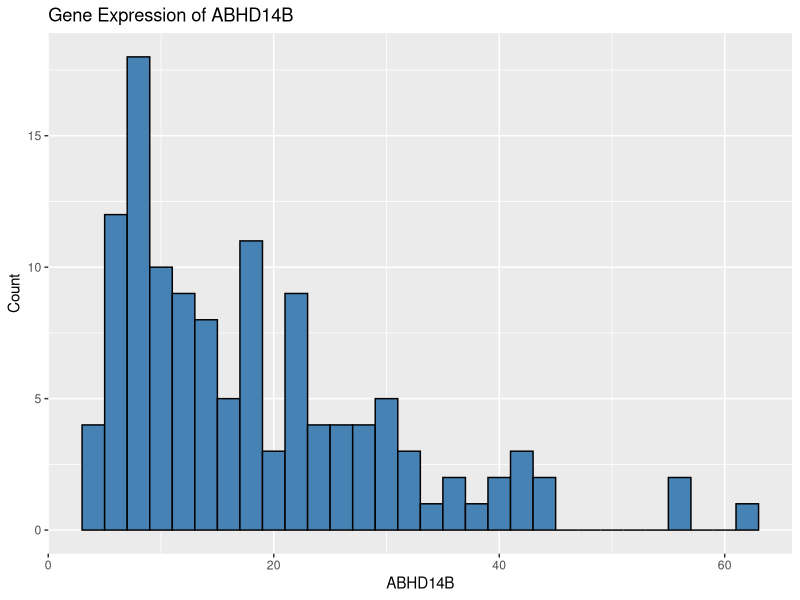
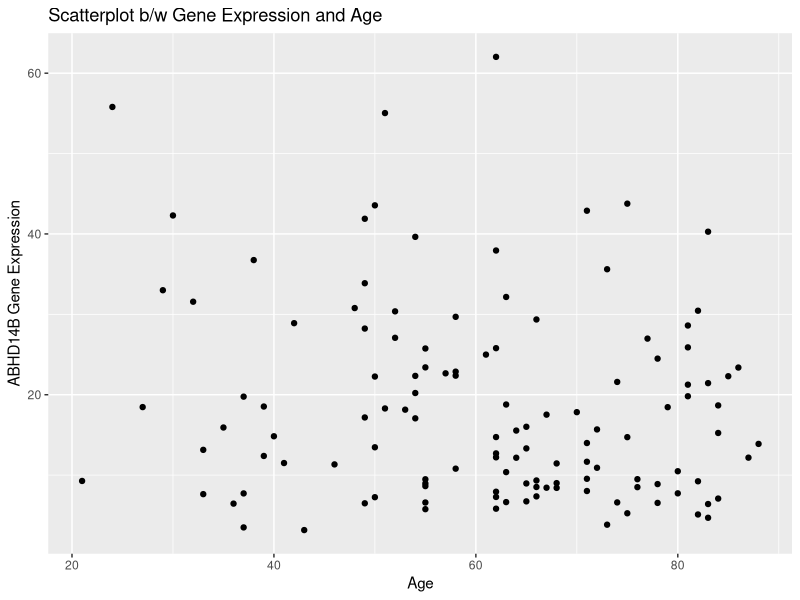
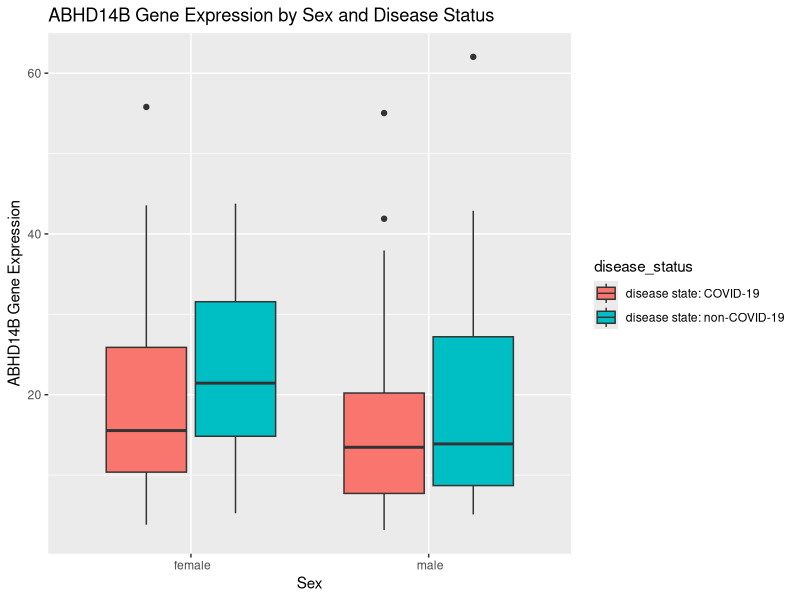

Write the R code that produced these figures, in order.
## ---- chunk 1
# Read gene data from file
genes<- read.csv("QBS103_GSE157103_genes.csv", header = TRUE)
# Read participant data from file
matrix<- read.csv("QBS103_GSE157103_series_matrix-1.csv", header = TRUE)
## ---- chunk 2
# Transpose the gene data to make rows participant data
genes_trans <- as.data.frame(t(genes))
colnames(genes_trans) <- as.character(genes_trans[1,])
genes_trans <- genes_trans[-1,]

# Merge gene data with participant data
genes_trans$participant_id <- rownames(genes_trans)
rownames(matrix)<- matrix$participant_id
merged_df <- merge(genes_trans, matrix , by = "row.names")
colnames(merged_df)[1] <- "participant_id"
## ---- chunk 3
### Selecting a gene and 3 covariates
selected_cov <- c("age", "sex", "disease_status", "ABHD14B")
subset_merged <- merged_df[,selected_cov]
subset_merged$age <- as.numeric(subset_merged$age)
subset_merged$ABHD14B <- as.numeric(subset_merged$ABHD14B)
subset_merged <- na.omit(subset_merged)
## ---- chunk 4
library(ggplot2)
subset_merged$ABHD14B <- as.numeric(subset_merged$ABHD14B)

ggplot(subset_merged, aes(x = ABHD14B)) + 
  geom_histogram(binwidth = 2.0, fill = "steelblue", color = "black") +
  labs(title = "Gene Expression of ABHD14B", x = "ABHD14B", y = "Count")
## ---- chunk 5
ggplot(subset_merged, aes(x = age, y = ABHD14B)) +
  geom_point() +
  labs(title = "Scatterplot b/w Gene Expression and Age", y = "ABHD14B Gene Expression", x = "Age")
## ---- chunk 6
subset_merged = subset_merged[subset_merged$sex != " unknown", ]

ggplot(subset_merged, aes(x = sex, y = ABHD14B, fill = disease_status)) +
  geom_boxplot() +
  labs(title = "ABHD14B Gene Expression by Sex and Disease Status",
       x = "Sex", y = "ABHD14B Gene Expression")
